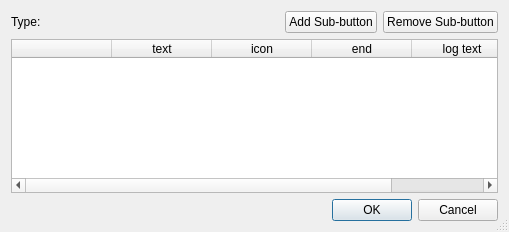
<?xml version="1.0" encoding="UTF-8"?>
<ui version="4.0">
 <class>clUI_AllReminders_Dialog_AddCustomButtonSet</class>
 <widget class="QDialog" name="clUI_AllReminders_Dialog_AddCustomButtonSet">
  <property name="geometry">
   <rect>
    <x>0</x>
    <y>0</y>
    <width>509</width>
    <height>232</height>
   </rect>
  </property>
  <property name="windowTitle">
   <string>Dialog</string>
  </property>
  <property name="sizeGripEnabled">
   <bool>true</bool>
  </property>
  <layout class="QVBoxLayout" name="verticalLayout">
   <item>
    <layout class="QHBoxLayout" name="horizontalLayout">
     <item>
      <widget class="QLabel" name="label_type">
       <property name="text">
        <string>Type:</string>
       </property>
      </widget>
     </item>
     <item>
      <spacer name="horizontalSpacer">
       <property name="orientation">
        <enum>Qt::Horizontal</enum>
       </property>
       <property name="sizeHint" stdset="0">
        <size>
         <width>40</width>
         <height>20</height>
        </size>
       </property>
      </spacer>
     </item>
     <item>
      <widget class="QPushButton" name="pushButton_add_menu_button">
       <property name="text">
        <string>Add Sub-button</string>
       </property>
      </widget>
     </item>
     <item>
      <widget class="QPushButton" name="pushButton_remove_menu_button">
       <property name="text">
        <string>Remove Sub-button</string>
       </property>
      </widget>
     </item>
    </layout>
   </item>
   <item>
    <widget class="QTableWidget" name="tableWidget">
     <column>
      <property name="text">
       <string>  </string>
      </property>
     </column>
     <column>
      <property name="text">
       <string>text</string>
      </property>
     </column>
     <column>
      <property name="text">
       <string>icon</string>
      </property>
     </column>
     <column>
      <property name="text">
       <string>end</string>
      </property>
     </column>
     <column>
      <property name="text">
       <string>log text</string>
      </property>
     </column>
    </widget>
   </item>
   <item>
    <widget class="QDialogButtonBox" name="buttonBox">
     <property name="orientation">
      <enum>Qt::Horizontal</enum>
     </property>
     <property name="standardButtons">
      <set>QDialogButtonBox::Cancel|QDialogButtonBox::Ok</set>
     </property>
    </widget>
   </item>
  </layout>
 </widget>
 <resources/>
 <connections>
  <connection>
   <sender>buttonBox</sender>
   <signal>accepted()</signal>
   <receiver>clUI_AllReminders_Dialog_AddCustomButtonSet</receiver>
   <slot>accept()</slot>
   <hints>
    <hint type="sourcelabel">
     <x>248</x>
     <y>254</y>
    </hint>
    <hint type="destinationlabel">
     <x>157</x>
     <y>274</y>
    </hint>
   </hints>
  </connection>
  <connection>
   <sender>buttonBox</sender>
   <signal>rejected()</signal>
   <receiver>clUI_AllReminders_Dialog_AddCustomButtonSet</receiver>
   <slot>reject()</slot>
   <hints>
    <hint type="sourcelabel">
     <x>316</x>
     <y>260</y>
    </hint>
    <hint type="destinationlabel">
     <x>286</x>
     <y>274</y>
    </hint>
   </hints>
  </connection>
 </connections>
</ui>
